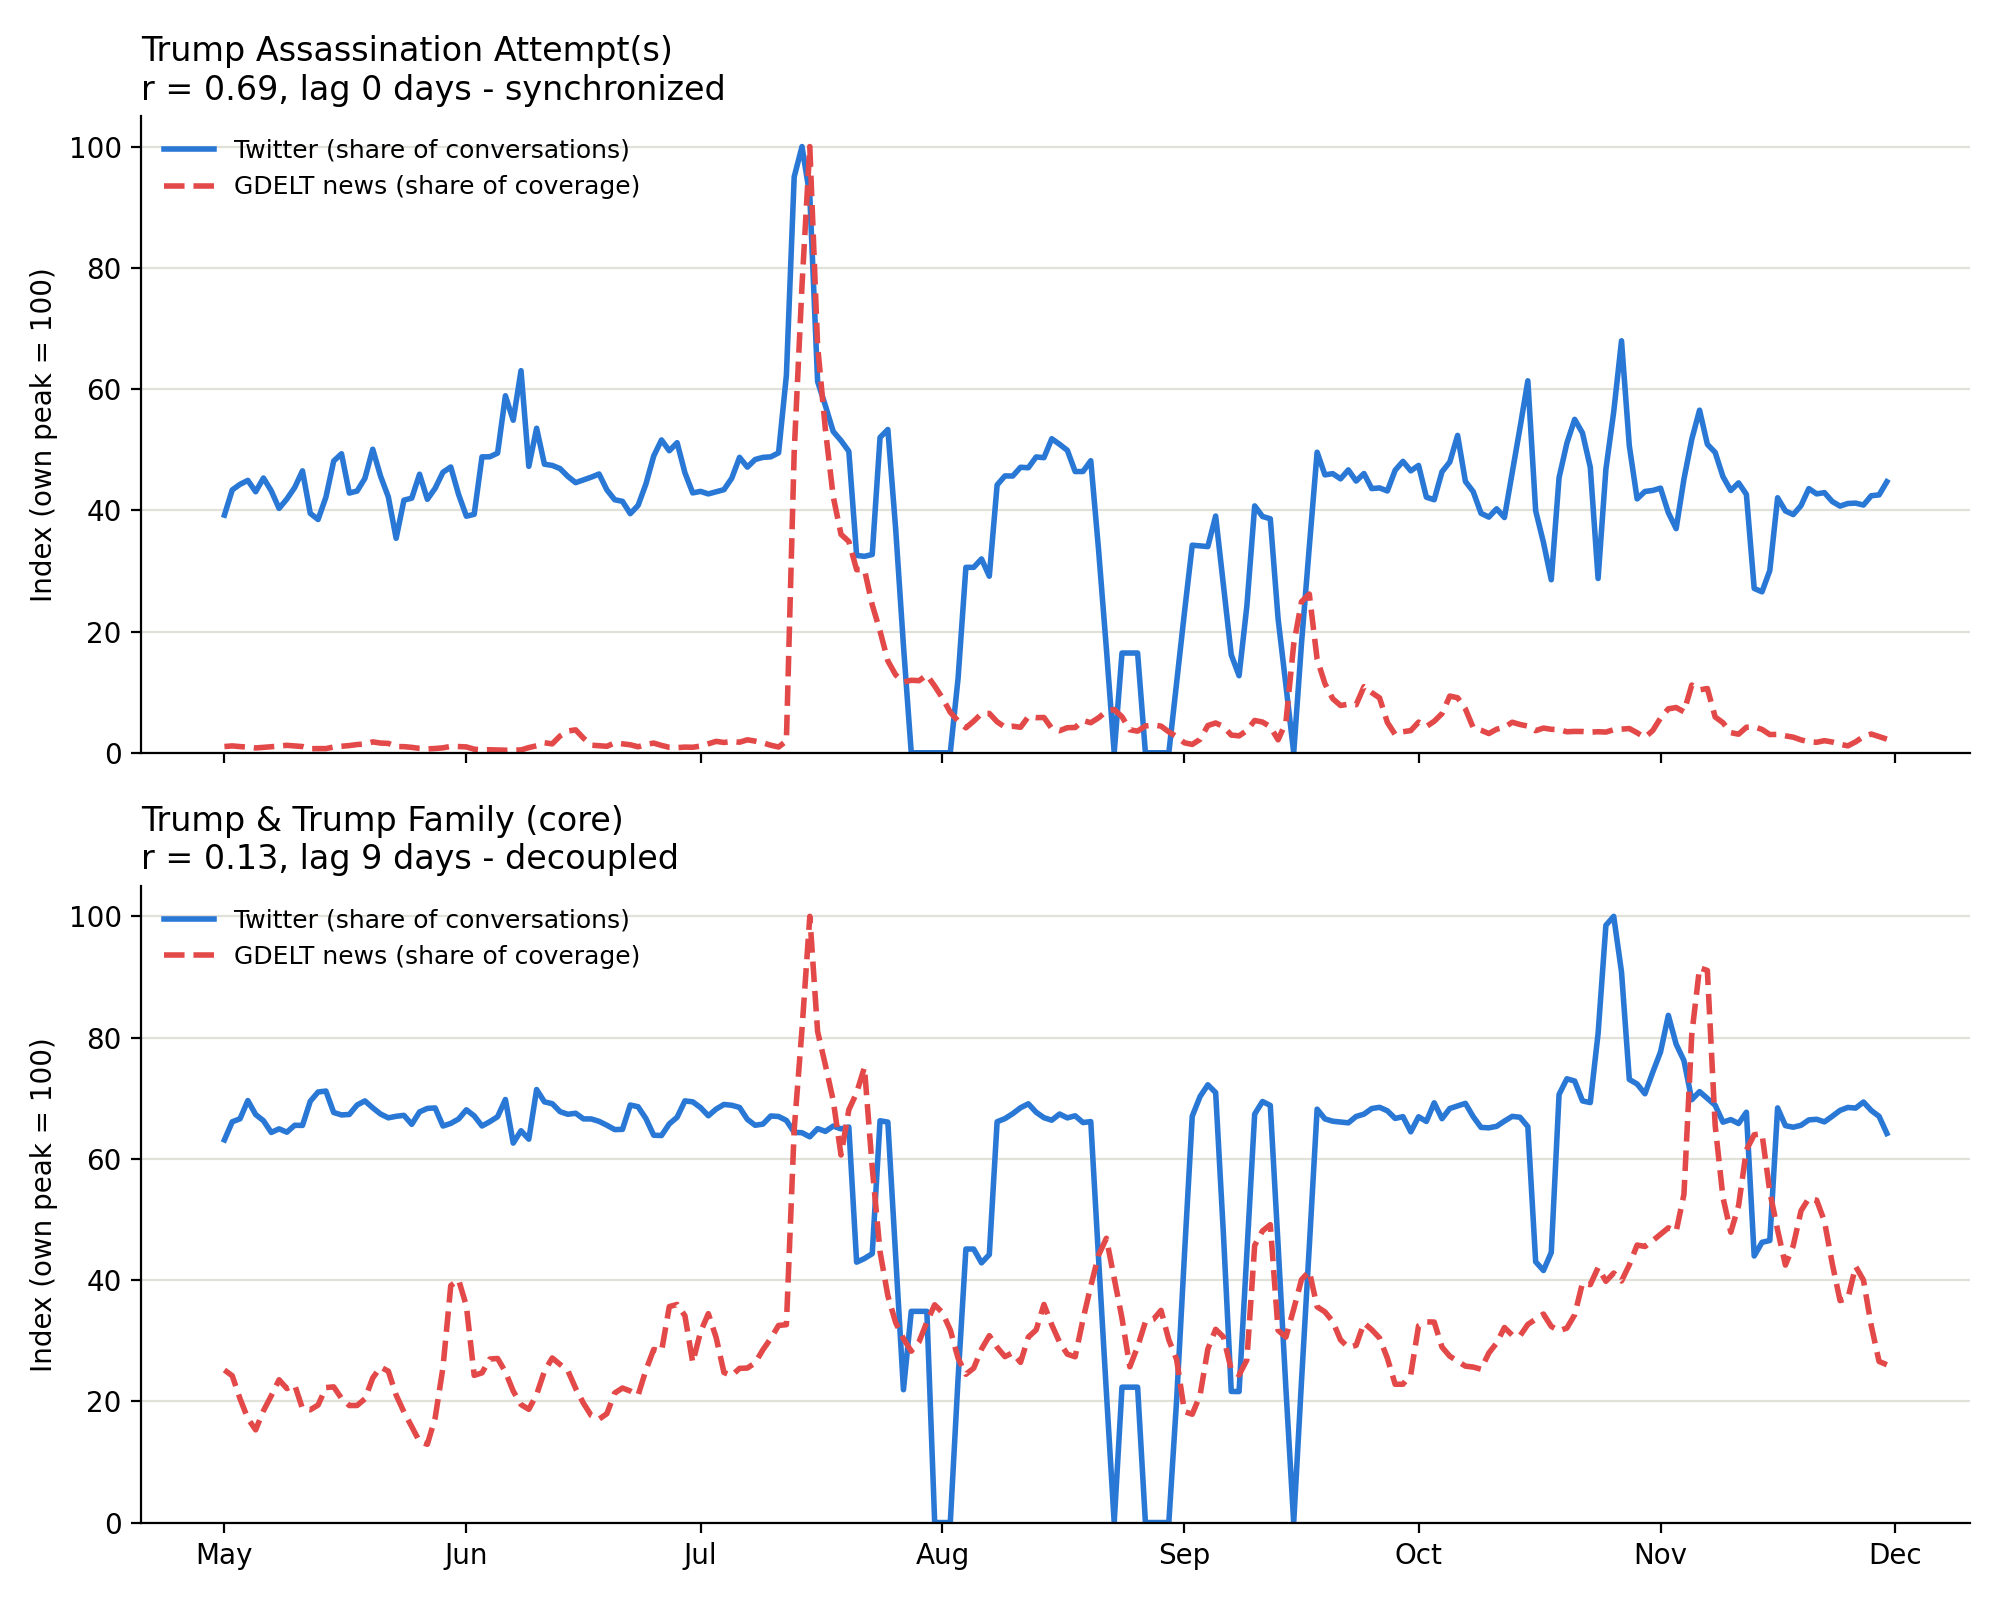

Write Python code to recreate this figure.

import pandas as pd
import matplotlib.pyplot as plt
import matplotlib.dates as mdates

OUT_PNG = "chart_2_event_sync.png"
START, END = "2024-05-01", "2024-11-30"

tw = pd.read_csv(f"D:\\Applied Statistics\\Нова папка\\Data-and-Society-Project\\twitter_x_build_comparison\\twitter_daily.csv")
tw["day"] = pd.to_datetime(tw["day"])
gd = pd.read_csv(f"D:\\Applied Statistics\\Нова папка\\Data-and-Society-Project\\twitter_x_build_comparison\\gdelt_daily.csv")
gd["date"] = pd.to_datetime(gd["date"])

# Twitter "share" = each theme's daily conversation count / total daily conversations
# across the 33 matched themes (twitter_daily.csv does not include a pre-computed share column)
daily_total = tw.groupby("day")["n"].sum().rename("total")
tw = tw.merge(daily_total, on="day")
tw["share"] = tw["n"] / tw["total"]

idx = pd.date_range(START, END, freq="D")


def indexed_series(theme):
    t = tw[tw.theme == theme].set_index("day")["share"].reindex(idx).fillna(0)
    g = gd[gd.theme == theme].set_index("date")["share"].reindex(idx).fillna(0)
    # 3-day centered rolling mean smooths a handful of data-collection gap days
    t = t.rolling(3, center=True, min_periods=1).mean()
    g = g.rolling(3, center=True, min_periods=1).mean()
    t_idx = (t / t.max() * 100) if t.max() > 0 else t
    g_idx = (g / g.max() * 100) if g.max() > 0 else g
    return t_idx, g_idx


themes = [
    ("Trump Assassination Attempt(s)", "r = 0.69, lag 0 days - synchronized"),
    ("Trump & Trump Family (core)", "r = 0.13, lag 9 days - decoupled"),
]

fig, axes = plt.subplots(2, 1, figsize=(10, 8), sharex=True)

for ax, (theme, subtitle) in zip(axes, themes):
    t_idx, g_idx = indexed_series(theme)
    ax.plot(idx, t_idx, color="#2a78d6", linewidth=2, label="Twitter (share of conversations)")
    ax.plot(idx, g_idx, color="#e34948", linewidth=2, linestyle="--", label="GDELT news (share of coverage)")
    ax.set_title(f"{theme}\n{subtitle}", fontsize=12, loc="left")
    ax.set_ylabel("Index (own peak = 100)")
    ax.set_ylim(0, 105)
    ax.spines[["top", "right"]].set_visible(False)
    ax.yaxis.grid(True, color="#e1e0d9", linewidth=0.8)
    ax.set_axisbelow(True)
    ax.legend(loc="upper left", fontsize=9, frameon=False)

axes[-1].xaxis.set_major_locator(mdates.MonthLocator())
axes[-1].xaxis.set_major_formatter(mdates.DateFormatter("%b"))

plt.tight_layout()
plt.savefig(OUT_PNG, dpi=200)
print(f"Saved {OUT_PNG}")
